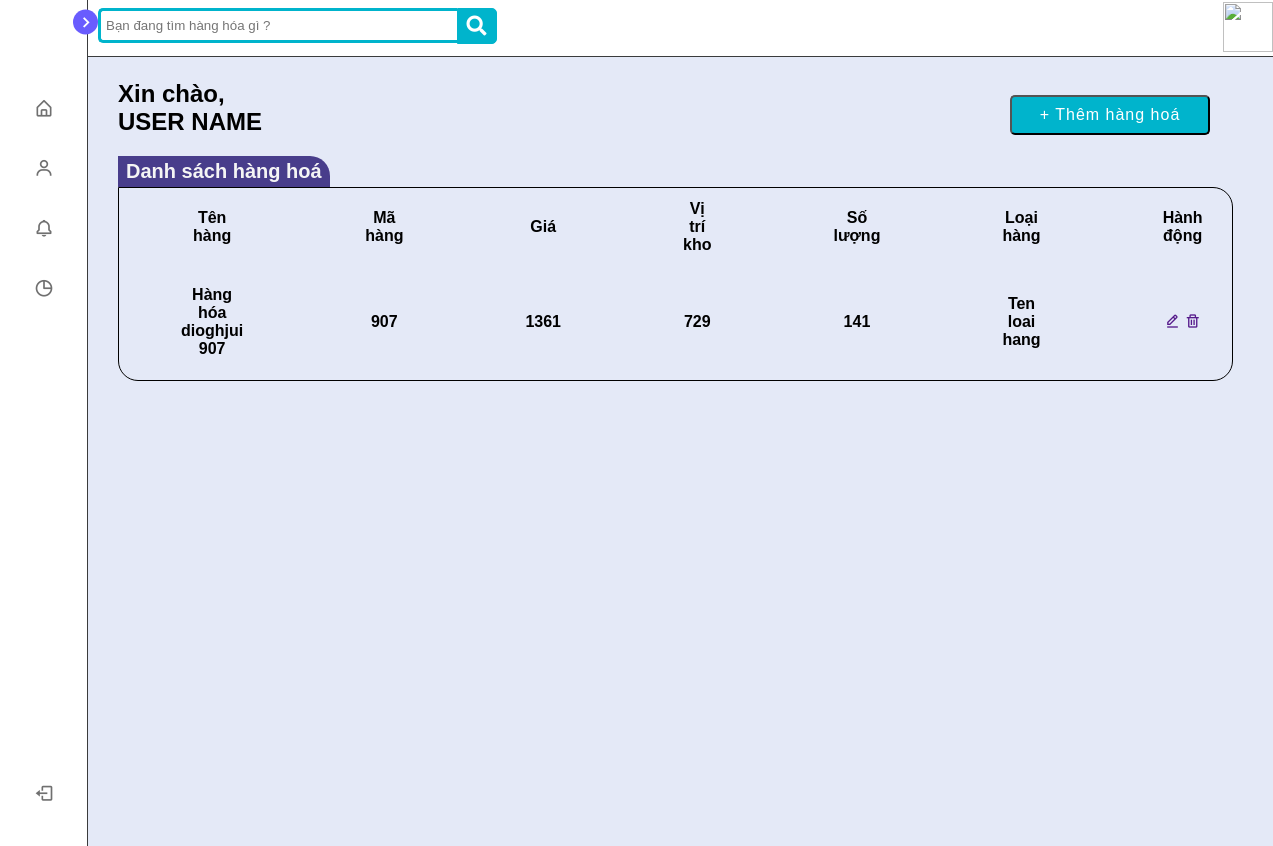
The app's page /goods/search.php, older data.
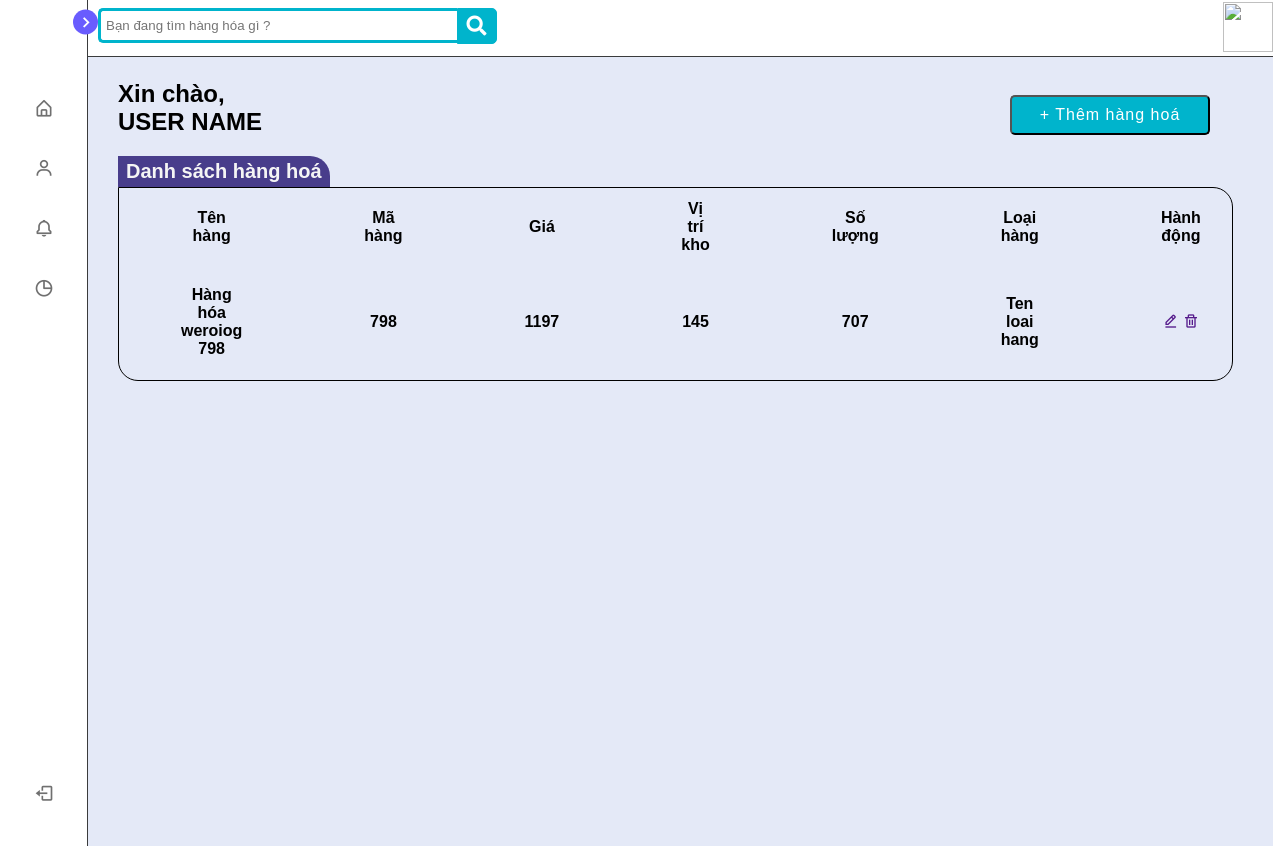
The same page, newer data.
### tables this page shows
CREATE TABLE IF NOT EXISTS `hang_hoa` (
  `ma` int(11) NOT NULL AUTO_INCREMENT,
  `ten_hang` varchar(50) NOT NULL,
  `gia_nhap` int(11) NOT NULL,
  `gia_ban` int(11) NOT NULL,
  `img_link` varchar(255) NOT NULL,
  `so_luong_da_ban` int(11) NOT NULL,
  `so_luong_ton` int(11) NOT NULL,
  `ma_nha_cung_cap` int(11) NOT NULL,
  `ma_loai_hang` int(11) NOT NULL,
  `create_at` datetime NOT NULL DEFAULT CURRENT_TIMESTAMP,
  PRIMARY KEY (`ma`),
  KEY `ma_loai_hang` (`ma_loai_hang`)
);

### goods/search.php (the view, shortened to what this page needs)
<?php
    require_once("../connect.php");
?>
    <?php require_once ('../root/top.php')?>
</head>
<body>
    <?php require_once ('../root/menu.php')?>
    <?php require_once ('../root/header.php')?>
    <div class="container">
            <div class="hello-user">
                <h2>Xin chào,</h2>
                <h2>USER NAME</h2>
            </div>
            <div class="button-add">
                <button type="button">
                    + Thêm hàng hoá
                </button>
            </div>
            <div class="title">
                <h2>Danh sách hàng hoá</h2>
            </div>
            <div class="table">
                <table>
                    <tr>
                        <th>Tên hàng</th>
                        <th>Mã hàng</th>
                        <th>Giá</th>
                        <th>Vị trí kho</th>
                        <th>Số lượng</th>
                        <th>Loại hàng</th>
                        <th>Hành động</th>
                    </tr>
                    <tr>
                        <th><?php echo $item['ten_hang'] ?></th>
                        <th><?= $item['gia_nhap'] ?></th>
                        <th><?= $item['gia_ban'] ?></th>
                        <th><?= $item['so_luong_da_ban'] ?></th>
                        <th><?= $item['so_luong_ton'] ?></th>
                        <th>Ten loai hang</th>
                        <th>
                            <a href=""><i class='bx bx-edit-alt'></i></a>
                            <a href=""><i class='bx bx-trash'></i></a>
                        </th>
                    </tr>
                </table>
            </div>
        </div>
       <?php require_once ('../root/footer.php')?>
</body>
</html>

Row changes from the older to the newer data that the page shows:
removed hang_hoa: ten_hang "Hàng hóa dioghjui 907", gia_nhap "907", gia_ban "1361", so_luong_da_ban "729", so_luong_ton "141"
now on this page (row edited): hang_hoa: ten_hang "Hàng hóa weroiog 798", gia_nhap "798", gia_ban "1197", so_luong_da_ban "145", so_luong_ton "707"
